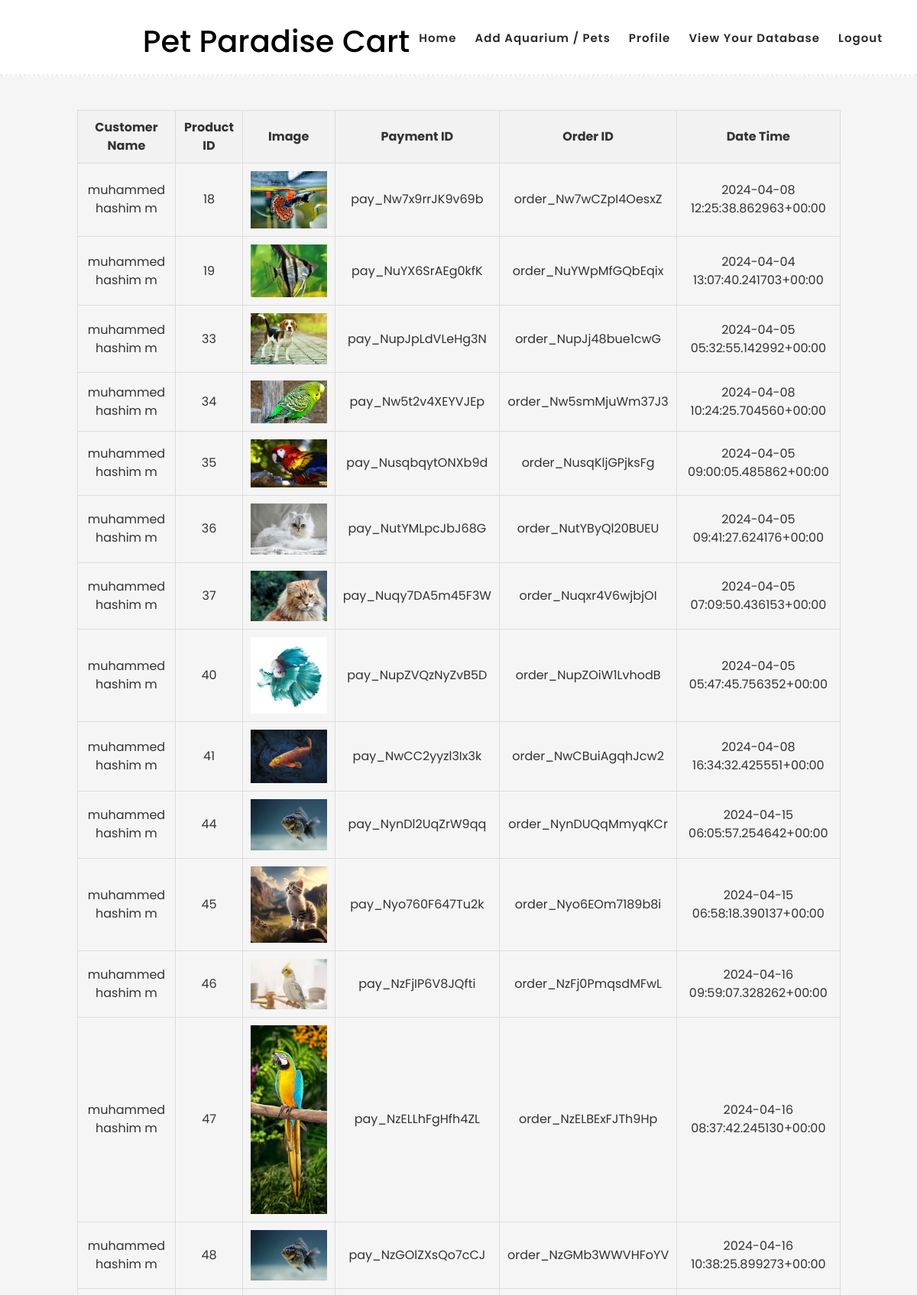
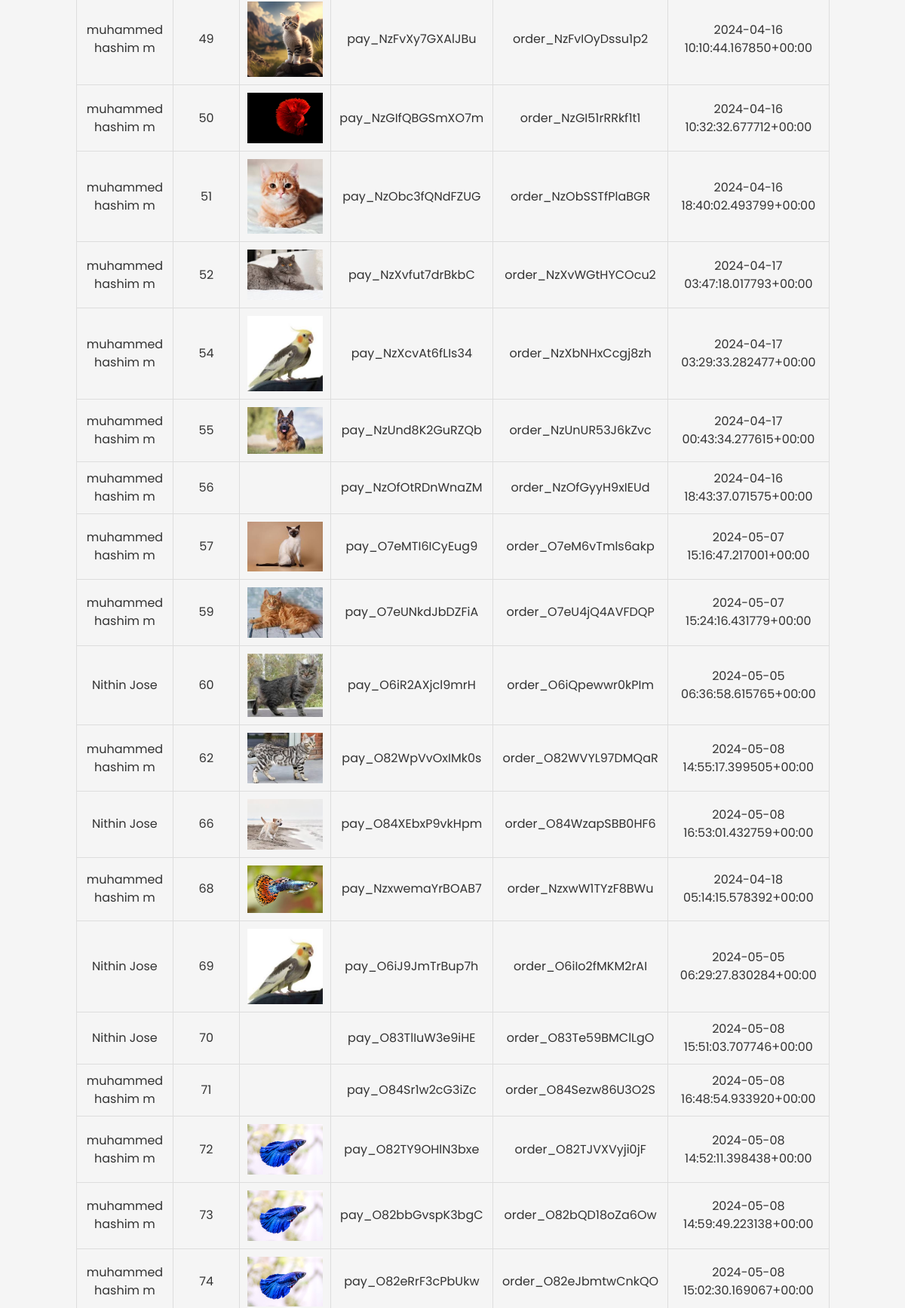
The app's page /dealer_sales/ (signed in, upper part) with its own data (2 pictures, top to bottom).
### aapmapp/models.py (models this page shows, shortened)
class Userpayment(models.Model):
    user      =     models.ForeignKey(dealer, on_delete=models.CASCADE,null=True,blank=True)
    cart = models.IntegerField(blank=True, null=True)
    amount = models.IntegerField(default=0)
    datetime = models.TextField(default="empty")
    order_id_data = models.TextField(default="empty")
    payment_id_data = models.TextField(default="empty")
    item = models.ForeignKey(Pet,on_delete=models.CASCADE, null=False)
    status = models.TextField(default="active")

class dealer(AbstractUser):
    email = models.EmailField(unique=True)
    fullname = models.TextField(max_length=100, default="")
    role = models.TextField(max_length=100, default="")

class Pet(models.Model):
    dealer = models.ForeignKey(dealer, on_delete=models.CASCADE)  # Add this line to create the foreign key relationship
    CATEGORY_CHOICES = [
        ('dog', 'Dogs'),
        ('cat', 'Cats'),
        ('fish', 'Fish'),
        ('bird', 'Birds'),
    ]
    category = models.CharField(max_length=4, choices=CATEGORY_CHOICES)
    pet_breed = models.CharField(max_length=100, null=True)
    pet_age = models.CharField(max_length=10 ,null=True)
    pet_description = models.TextField(max_length=30, null=True)
    price = models.DecimalField(max_digits=10, decimal_places=2)
    quantity = models.PositiveIntegerField()
    location = models.CharField(max_length=100)
    image = models.ImageField(upload_to='pet_images/')

### aapmapp/views.py (the view)
# urls.py: path('dealer_sales/', views.dealer_sales, name='dealer_sales'),
@login_required
def dealer_sales(request):
    dealer_obj = request.user
    payments_pet = Userpayment.objects.filter(item__dealer=dealer_obj)
    payments_aquarium = Userpayment_aquarium.objects.filter(item__dealer=dealer_obj)
    context = {
        'dealer': dealer_obj,
        'payments': list(payments_pet) + list(payments_aquarium)
    }
    return render(request, 'dealer_sales.html', context)

### aapmapp/templates/dealer_sales.html (shortened to what this page needs)
{% load static %}
<!DOCTYPE html>
<html lang="en">
<head>
    <link rel="stylesheet" type="text/css" href="{% static 'aapmapp/css/bootstrap.min.css' %}">
    <link rel="stylesheet" type="text/css" href="{% static 'aapmapp/css/font-awesome.css' %}">
    <link rel="stylesheet" type="text/css" href="{% static 'aapmapp/css/project.css' %}">
    <link rel="stylesheet" type="text/css" href="{% static 'aapmapp/css/owl-carousel.css' %}">
    <link rel="stylesheet" type="text/css" href="{% static 'aapmapp/css/lightbox.css' %}">
</head>
<body>
    <header class="header-area header-sticky">
        <div class="container">
            <div class="row">
                <div class="col-12">
                    <nav class="main-nav">
                        <ul class="nav">
                            <h1>Pet Paradise Cart </h1><br>
                            <li class="scroll-to-section"><a  href="{% url 'dealer_account' %}">Home</a></li>
                            <li class="scroll-to-section"><a href="{% url 'addpets' %}">Add Aquarium / Pets</a></li>
                            <li class="scroll-to-section"><a href="{% url 'profile' %}">Profile</a></li>
                            <li class="scroll-to-section"><a href="{% url 'viewdatabase' request.user.id %}">View Your Database</a></li>
                            <li class="scroll-to-section"><a href="{% url 'logout' %}">Logout</a></li>
                        </ul>
                    </nav>
                </div>
            </div>
        </div>
    </header>
    <br><br><br><br><br><br>
    <main>
        <div class="container">
            <table>
                <thead>
                    <tr>
                        <th>Customer Name</th>
                        <th>Product ID</th>
                        <th>Image</th>
                        <th>Payment ID</th>
                        <th>Order ID</th>
                        <th>Date Time</th>
                    </tr>
                </thead>
                <tbody>
                    {% for payment in payments %}
                    <tr>
                        <td>{{ payment.user.fullname }}</td>
                        <td>{{ payment.item.id }}</td>
                        <td><img src="{{ payment.item.image.url }}" alt="{{ payment.item.name }}" class="product-img"></td>
                        <td>{{ payment.payment_id_data }}</td>
                        <td>{{ payment.order_id_data }}</td>
                        <td>{{ payment.datetime }}</td>
                    </tr>
                    {% endfor %}
                </tbody>
            </table>
        </div>
    </main>
</body>
</html>

### static/aapmapp/css/project.css (style rules this page uses)
html, body, div, span, applet, object, iframe, h1, h2, h3, h4, h5, h6, p, blockquote, div pre, a, abbr, acronym, address, big, cite, code, del, dfn, em, font, img, ins, kbd, q, s, samp, small, strike, strong, sub, sup, tt, var, b, u, i, center, dl, dt, dd, ol, ul, li, figure, header, nav, section, article, aside, footer, figcaption { margin: 0; padding: 0; border: 0; outline: 0; }
ul, li { padding: 0; margin: 0; list-style: none; }
header, nav, section, article, aside, footer, hgroup { display: block; }
* { box-sizing: border-box; }
html, body { font-family: 'Poppins', sans-serif; font-weight: 400; background-color: #fff; font-size: 16px; -ms-text-size-adjust: 100%; -webkit-font-smoothing: antialiased; -moz-osx-font-smoothing: grayscale; }
a { text-decoration: none !important; }
h1, h2, h3, h4, h5, h6 { margin-top: 0px; margin-bottom: 0px; }
ul { margin-bottom: 0px; }
html, body { background: #fff; font-family: 'Poppins', sans-serif; }
.header-area { border-bottom: 3px dotted #eee; box-shadow: none; background-color: #fff; position: absolute; top: 0px; left: 0px; right: 0px; z-index: 100; height: 100px; -webkit-transition: all .5s ease 0s; -moz-transition: all .5s ease 0s; -o-transition: all .5s ease 0s; transition: all .5s ease 0s; }
.header-area .main-nav { min-height: 80px; background: transparent; }
.header-area .main-nav .nav { float: right; margin-top: 30px; margin-right: 0px; background-color: transparent; -webkit-transition: all 0.3s ease 0s; -moz-transition: all 0.3s ease 0s; -o-transition: all 0.3s ease 0s; transition: all 0.3s ease 0s; position: relative; z-index: 999; }
.header-area .main-nav .nav li { padding-left: 15px; padding-right: 15px; }
.header-area .main-nav .nav li:last-child { padding-right: 0px; }
.header-area .main-nav .nav li a { display: block; font-weight: 600; font-size: 15px; color: #2a2a2a; text-transform: capitalize; -webkit-transition: all 0.3s ease 0s; -moz-transition: all 0.3s ease 0s; -o-transition: all 0.3s ease 0s; transition: all 0.3s ease 0s; height: 40px; line-height: 40px; border: transparent; letter-spacing: 1px; }
.header-area .main-nav .nav li a { color: #2a2a2a; }
.header-area.header-sticky { min-height: 80px; }
.header-area .nav { margin-top: 30px; }
@media (max-width: 1200px) { .header-area .main-nav .nav li { padding-left: 12px; padding-right: 12px; } }
@media (max-width: 1200px) { .header-area .main-nav:before { display: none; } }
@media (min-width: 767px) { .header-area .main-nav .nav { display: flex !important; } }

### aapmapp/templates/dealer_sales.html (style rules this page uses)
body { font-family: 'Poppins', sans-serif; background-color: #f5f5f5; color: #333; }
h1 { color: black; }
table { width: 90%; margin: 0 auto; border-collapse: collapse; border-spacing: 0; text-align: center; }
th, td { padding: 10px; border: 1px solid #ddd; }
th { background-color: #f2f2f2; }
img.product-img { max-width: 100px; height: auto; }

### records on screen
Userpayment: user.fullname "muhammed hashim m", item.id "18", item.image (picture), payment_id_data "pay_Nw7x9rrJK9v69b", order_id_data "order_Nw7wCZpI4OesxZ", datetime "2024-04-08 12:25:38.862963+00:00"
Userpayment: user.fullname "muhammed hashim m", item.id "19", item.image (picture), payment_id_data "pay_NuYX6SrAEg0kfK", order_id_data "order_NuYWpMfGQbEqix", datetime "2024-04-04 13:07:40.241703+00:00"
Userpayment: user.fullname "muhammed hashim m", item.id "33", item.image (picture), payment_id_data "pay_NupJpLdVLeHg3N", order_id_data "order_NupJj48bue1cwG", datetime "2024-04-05 05:32:55.142992+00:00"
Userpayment: user.fullname "muhammed hashim m", item.id "34", item.image (picture), payment_id_data "pay_Nw5t2v4XEYVJEp", order_id_data "order_Nw5smMjuWm37J3", datetime "2024-04-08 10:24:25.704560+00:00"
Userpayment: user.fullname "muhammed hashim m", item.id "35", item.image (picture), payment_id_data "pay_NusqbqytONXb9d", order_id_data "order_NusqKljGPjksFg", datetime "2024-04-05 09:00:05.485862+00:00"
Userpayment: user.fullname "muhammed hashim m", item.id "36", item.image (picture), payment_id_data "pay_NutYMLpcJbJ68G", order_id_data "order_NutYByQl20BUEU", datetime "2024-04-05 09:41:27.624176+00:00"
Userpayment: user.fullname "muhammed hashim m", item.id "37", item.image (picture), payment_id_data "pay_Nuqy7DA5m45F3W", order_id_data "order_Nuqxr4V6wjbjOI", datetime "2024-04-05 07:09:50.436153+00:00"
Userpayment: user.fullname "muhammed hashim m", item.id "40", item.image (picture), payment_id_data "pay_NupZVQzNyZvB5D", order_id_data "order_NupZOiW1LvhodB", datetime "2024-04-05 05:47:45.756352+00:00"
Userpayment: user.fullname "muhammed hashim m", item.id "41", item.image (picture), payment_id_data "pay_NwCC2yyzl3Ix3k", order_id_data "order_NwCBuiAgqhJcw2", datetime "2024-04-08 16:34:32.425551+00:00"
Userpayment: user.fullname "muhammed hashim m", item.id "44", item.image (picture), payment_id_data "pay_NynDl2UqZrW9qq", order_id_data "order_NynDUQqMmyqKCr", datetime "2024-04-15 06:05:57.254642+00:00"
Userpayment: user.fullname "muhammed hashim m", item.id "45", item.image (picture), payment_id_data "pay_Nyo760F647Tu2k", order_id_data "order_Nyo6EOm7189b8i", datetime "2024-04-15 06:58:18.390137+00:00"
Userpayment: user.fullname "muhammed hashim m", item.id "46", item.image (picture), payment_id_data "pay_NzFjIP6V8JQfti", order_id_data "order_NzFj0PmqsdMFwL", datetime "2024-04-16 09:59:07.328262+00:00"
Userpayment: user.fullname "muhammed hashim m", item.id "47", item.image (picture), payment_id_data "pay_NzELLhFgHfh4ZL", order_id_data "order_NzELBExFJTh9Hp", datetime "2024-04-16 08:37:42.245130+00:00"
Userpayment: user.fullname "muhammed hashim m", item.id "48", item.image (picture), payment_id_data "pay_NzGOlZXsQo7cCJ", order_id_data "order_NzGMb3WWVHFoYV", datetime "2024-04-16 10:38:25.899273+00:00"
Userpayment: user.fullname "muhammed hashim m", item.id "49", item.image (picture), payment_id_data "pay_NzFvXy7GXAlJBu", order_id_data "order_NzFvIOyDssu1p2", datetime "2024-04-16 10:10:44.167850+00:00"
Userpayment: user.fullname "muhammed hashim m", item.id "50", item.image (picture), payment_id_data "pay_NzGIfQBGSmXO7m", order_id_data "order_NzGI51rRRkf1t1", datetime "2024-04-16 10:32:32.677712+00:00"
Userpayment: user.fullname "muhammed hashim m", item.id "51", item.image (picture), payment_id_data "pay_NzObc3fQNdFZUG", order_id_data "order_NzObSSTfPlaBGR", datetime "2024-04-16 18:40:02.493799+00:00"
Userpayment: user.fullname "muhammed hashim m", item.id "52", item.image (picture), payment_id_data "pay_NzXvfut7drBkbC", order_id_data "order_NzXvWGtHYCOcu2", datetime "2024-04-17 03:47:18.017793+00:00"
Userpayment: user.fullname "muhammed hashim m", item.id "54", item.image (picture), payment_id_data "pay_NzXcvAt6fLIs34", order_id_data "order_NzXbNHxCcgj8zh", datetime "2024-04-17 03:29:33.282477+00:00"
Userpayment: user.fullname "muhammed hashim m", item.id "55", item.image (picture), payment_id_data "pay_NzUnd8K2GuRZQb", order_id_data "order_NzUnUR53J6kZvc", datetime "2024-04-17 00:43:34.277615+00:00"
Userpayment: user.fullname "muhammed hashim m", item.id "56", payment_id_data "pay_NzOfOtRDnWnaZM", order_id_data "order_NzOfGyyH9xIEUd", datetime "2024-04-16 18:43:37.071575+00:00"
Userpayment: user.fullname "muhammed hashim m", item.id "57", item.image (picture), payment_id_data "pay_O7eMTI6ICyEug9", order_id_data "order_O7eM6vTmls6akp", datetime "2024-05-07 15:16:47.217001+00:00"
Userpayment: user.fullname "muhammed hashim m", item.id "59", item.image (picture), payment_id_data "pay_O7eUNkdJbDZFiA", order_id_data "order_O7eU4jQ4AVFDQP", datetime "2024-05-07 15:24:16.431779+00:00"
Userpayment: user.fullname "Nithin Jose", item.id "60", item.image (picture), payment_id_data "pay_O6iR2AXjcl9mrH", order_id_data "order_O6iQpewwr0kPIm", datetime "2024-05-05 06:36:58.615765+00:00"
Userpayment: user.fullname "muhammed hashim m", item.id "62", item.image (picture), payment_id_data "pay_O82WpVvOxIMk0s", order_id_data "order_O82WVYL97DMQaR", datetime "2024-05-08 14:55:17.399505+00:00"
Userpayment: user.fullname "Nithin Jose", item.id "66", item.image (picture), payment_id_data "pay_O84XEbxP9vkHpm", order_id_data "order_O84WzapSBB0HF6", datetime "2024-05-08 16:53:01.432759+00:00"
Userpayment: user.fullname "muhammed hashim m", item.id "68", item.image (picture), payment_id_data "pay_NzxwemaYrBOAB7", order_id_data "order_NzxwW1TYzF8BWu", datetime "2024-04-18 05:14:15.578392+00:00"
Userpayment: user.fullname "Nithin Jose", item.id "69", item.image (picture), payment_id_data "pay_O6iJ9JmTrBup7h", order_id_data "order_O6iIo2fMKM2rAI", datetime "2024-05-05 06:29:27.830284+00:00"
Userpayment: user.fullname "Nithin Jose", item.id "70", payment_id_data "pay_O83TlIuW3e9iHE", order_id_data "order_O83Te59BMClLgO", datetime "2024-05-08 15:51:03.707746+00:00"
Userpayment: user.fullname "muhammed hashim m", item.id "71", payment_id_data "pay_O84Sr1w2cG3iZc", order_id_data "order_O84Sezw86U3O2S", datetime "2024-05-08 16:48:54.933920+00:00"
Userpayment: user.fullname "muhammed hashim m", item.id "72", item.image (picture), payment_id_data "pay_O82TY9OHlN3bxe", order_id_data "order_O82TJVXVyji0jF", datetime "2024-05-08 14:52:11.398438+00:00"
Userpayment: user.fullname "muhammed hashim m", item.id "73", item.image (picture), payment_id_data "pay_O82bbGvspK3bgC", order_id_data "order_O82bQD18oZa6Ow", datetime "2024-05-08 14:59:49.223138+00:00"
Userpayment: user.fullname "muhammed hashim m", item.id "74", item.image (picture), payment_id_data "pay_O82eRrF3cPbUkw", order_id_data "order_O82eJbmtwCnkQO", datetime "2024-05-08 15:02:30.169067+00:00"
